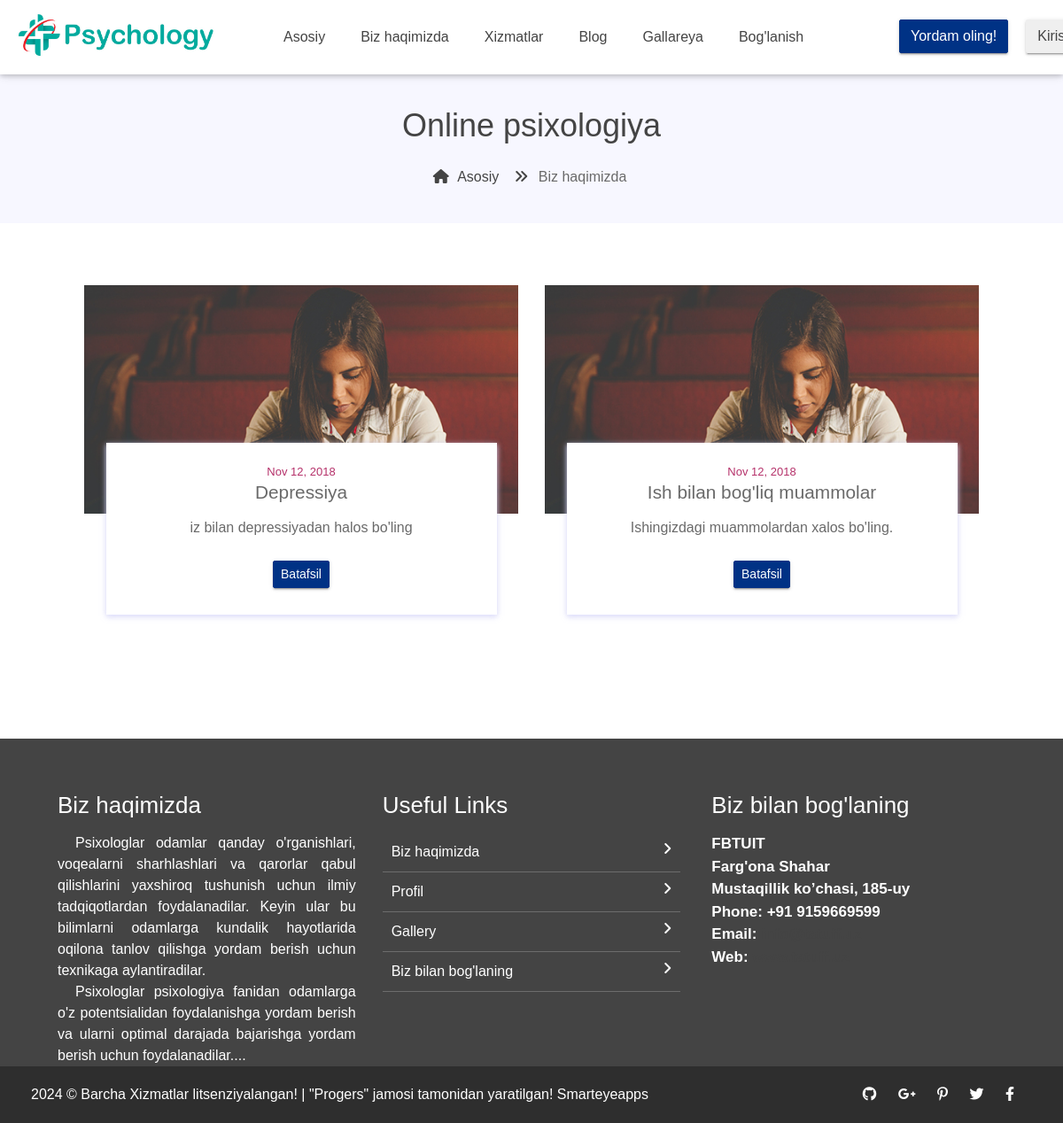
/blog/, run on an earlier commit of the app's database.
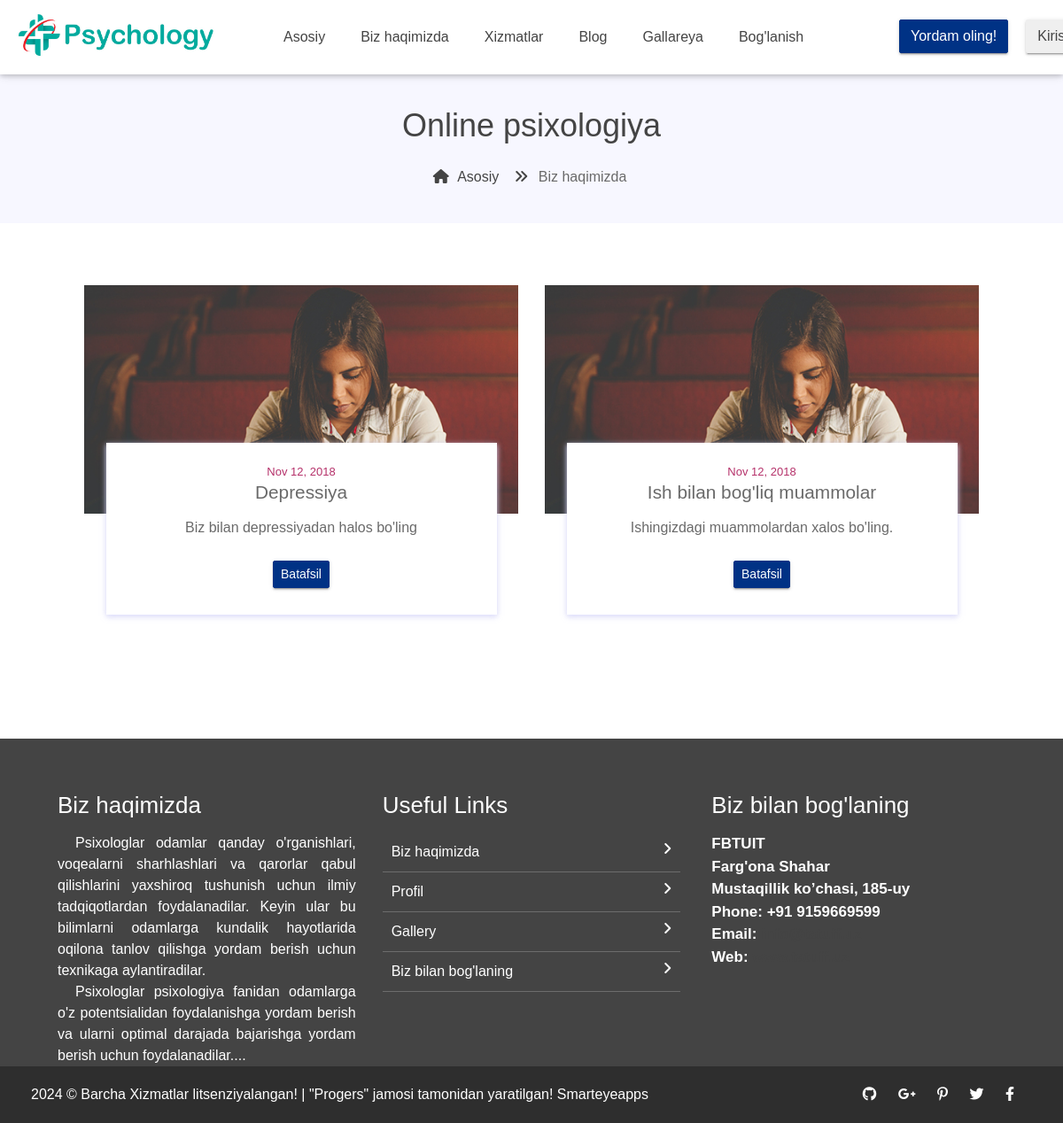
And on a later commit of the database.
### user/models.py (models this page shows, shortened)
class CoreModel(models.Model):
    created_at = models.DateTimeField(auto_now_add=True)
    updated_at = models.DateTimeField(auto_now=True)
    class Meta:
        abstract = True

class Blog(CoreModel):
    author = models.ForeignKey(settings.AUTH_USER_MODEL, on_delete=models.CASCADE)
    title = models.CharField(max_length=255)
    description = models.TextField()
    blog_category = models.ForeignKey(Category, on_delete=models.SET_NULL, null=True, related_name='blogs')

### main/views.py (the view)
# urls.py: 2. Add a URL to urlpatterns:  path('blog/', include('blog.urls'))
def blog(request):
    blogs = Blog.objects.all()
    images = [i for i in blogs]
    return render(request, 'blog.html', {'blogs':blogs})

### main/context_processors.py (called while the page is built)
def user_info(request):
    return {'user':request.user}

### templates/blog.html (shortened to what this page needs)
{% extends 'base.html' %}
{% load static %}
{% block content %}
       <section class="our-blog container-fluid">
  		<div class="container">
  			<div class="col-sm-12 blog-cont">
  				<div class="row no-margin">
					{% for blog in blogs %}
  					<div class="col-sm-6 blog-smk">
						<div class="blog-single">
								<img src="{% static 'assets/images/blog/post_5.jpg'%}" alt="">
							<div class="blog-single-det">
								<span>Nov 12, 2018</span>
								<h6>{{ blog.title }}</h6>
								<p>{{ blog.description }}</p>
								<a href="{% static 'blog_single.html'%}">
									<button class="btn btn-success btn-sm">Batafsil</button>
								</a>
							</div>
						</div>
					</div>
					{% endfor %}
  				</div>
  			</div>
  		</div>
  	</section>
</body>
{%endblock%}

What changed in the data, as far as the page shows it:
changed Blog "Depressiya": description "iz bilan depressiyadan halos bo'ling" → "Biz bilan depressiyadan halos bo'ling"
